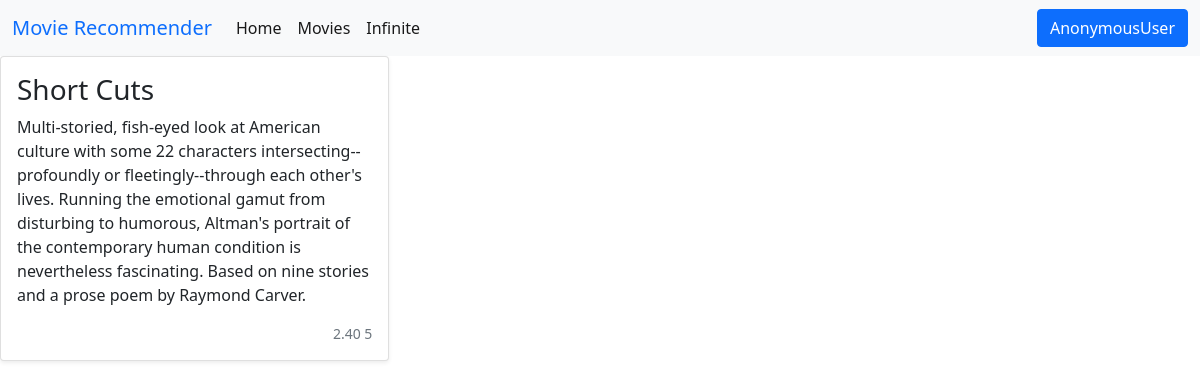
Page /movie/695/ on the earlier database version.
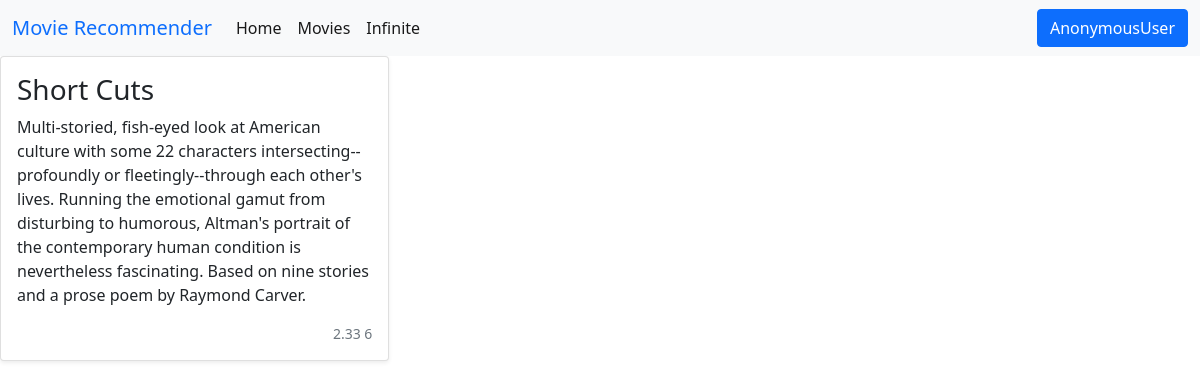
Same page on the later database version.
### movies/models.py (models this page shows, shortened)
class Movie(models.Model):
    title = models.CharField(max_length=100)
    overview = models.TextField()
    release_date = models.DateField(auto_now=False, auto_now_add=False, blank=True, null=True)
    timestamp = models.DateTimeField(auto_now_add=True)
    rating = GenericRelation(Rating)
    rating_last_updated = models.DateField(auto_now=False, auto_now_add=False, blank=True, null=True)
    rating_avg = models.DecimalField(blank=True, null=True, max_digits=5, decimal_places=2)
    rating_count = models.IntegerField(blank=True, null=True)
    objects = MovieManager()
    def get_absolute_url(self):
        return reverse("movies:movie_detail", kwargs={"pk": self.pk})

### movies/views.py (the view)
class MovieDetailView(generic.DetailView):
    template_name = "movies/movie_detail.html"
    queryset = Movie.objects.all()
    def get_context_data(self, *args, **kwargs):
        context = super().get_context_data(*args, **kwargs)
        request = self.request
        user = request.user
        if user.is_authenticated:
            object = context["object"]
            object_ids = [object.id]
            my_ratings = user.rating_set.movies().as_object_dict(object_ids=object_ids)
            context["my_ratings"] = my_ratings
        return context

### ratings/context_processors.py (called while the page is built)
def ratings_choice(request):
    return {"ratings_choice": RatingChoice.values}

### templates/movies/movie_detail.html (shortened to what this page needs)
{% extends 'base.html' %}
{% block body %}
<div class="row row-cols-1 row-cols-sm-2 row-cols-md-3 g-3">
    <div class="col">
        <div class="card shadow-sm">
            <div class="card-body">
                <h3>{{ object.title }}</h3>
                <p class="card-text">{{ object.overview }}</p>
                <div class="d-flex justify-content-between align-items-center">
                    {% if object.rating_avg is not None %}
                    <small class="text-muted">{{ object.rating_avg }} {{ object.rating_count }}</small>
                    {% endif %}
                </div>
            </div>
        </div>
    </div>
</div>
{% endblock body %}

Differences in the rows shown:
changed Movie "Short Cuts": rating_avg "2.40" → "2.33"; rating_count "5" → "6"
